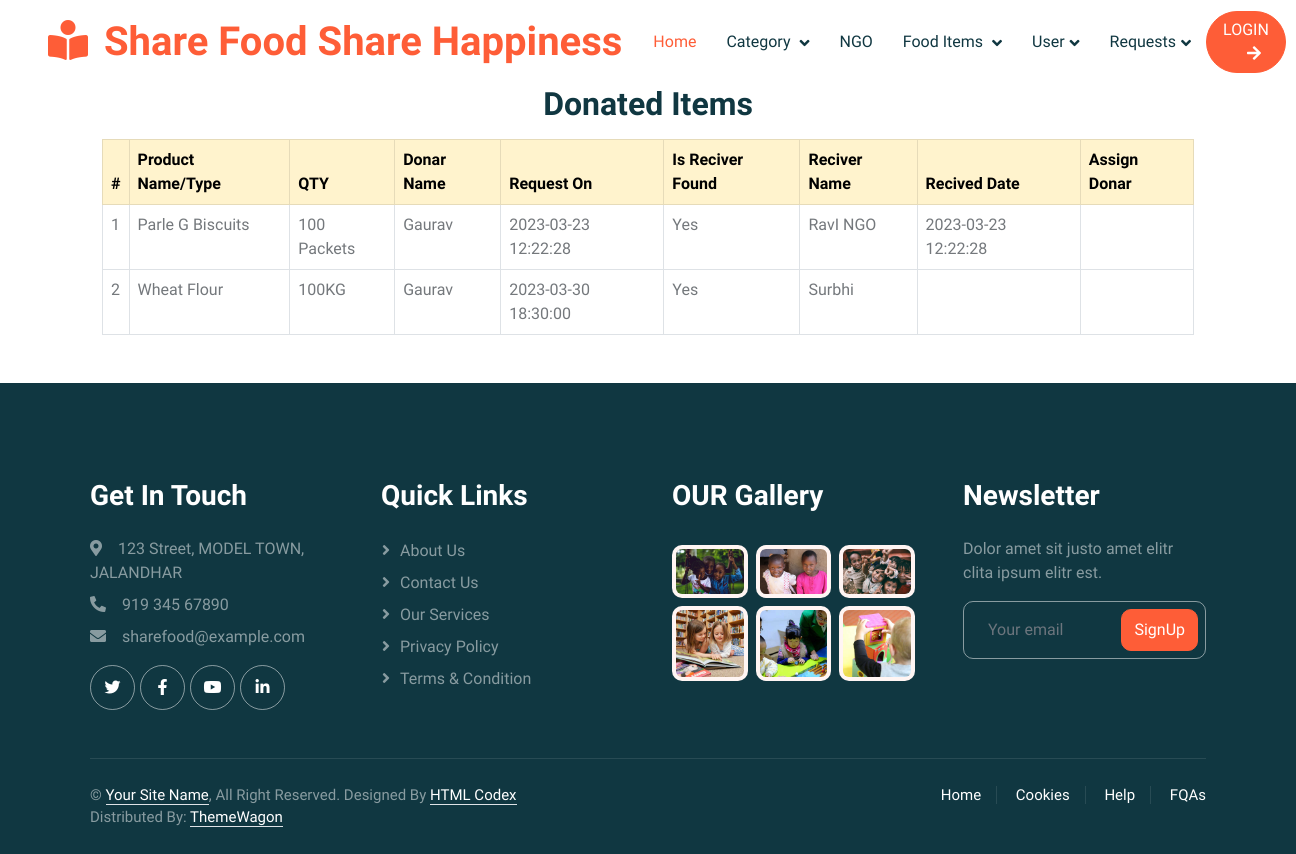
Page /donaterequest.php on the committed database.
### tables this page shows
CREATE TABLE `donate_request` (
  `id` int(11) NOT NULL,
  `categoryId` int(11) NOT NULL,
  `foodId` int(11) NOT NULL,
  `qty` varchar(199) NOT NULL,
  `donarId` int(11) DEFAULT NULL,
  `donationDate` timestamp NULL DEFAULT NULL,
  `recieverId` int(11) DEFAULT NULL,
  `isDonateRequest` int(11) NOT NULL DEFAULT 0,
  `isRequest` int(11) NOT NULL DEFAULT 0,
  `requestDate` timestamp NULL DEFAULT NULL,
  `isPending` tinyint(4) NOT NULL DEFAULT 1,
  `createdAt` timestamp NOT NULL DEFAULT current_timestamp()
);

CREATE TABLE `food_items` (
  `id` int(11) NOT NULL,
  `category` int(11) NOT NULL,
  `item_name` varchar(50) NOT NULL,
  `image` varchar(50) NOT NULL,
  `description` varchar(200) NOT NULL,
  `created_at` timestamp NOT NULL DEFAULT current_timestamp() ON UPDATE current_timestamp()
);

CREATE TABLE `donar_receiver` (
  `id` int(11) NOT NULL,
  `name` varchar(100) NOT NULL,
  `email` varchar(255) NOT NULL,
  `password` varchar(255) NOT NULL,
  `gender` varchar(255) NOT NULL,
  `image` varchar(255) NOT NULL,
  `contact` int(11) NOT NULL,
  `address` varchar(255) NOT NULL,
  `status` int(11) NOT NULL,
  `isRegisterAsDonar` tinyint(1) NOT NULL DEFAULT 0,
  `isRegisterAsReceiver` tinyint(1) NOT NULL DEFAULT 0
);

### donar_reqlist.php (called while the page is built, shortened)
<?php
    $count = 1;
?>

### donaterequest.php (the view, shortened to what this page needs)
<?php include_once 'admin_header.php'; ?>
<div class="container">
   <h2 class="text-center">Donated Items</h2>
    <div class="container-fluid mt-3">
    <table class="table table-bordered ">
                <thead class="table-warning">
                <tr>
                    <th>#</th>
                    <th>Product Name/Type</th>
                    <th>QTY</th>
                    <th>Donar Name</th>
                    <th>Request On</th>
                    <th>Is Reciver Found</th>
                    <th>Reciver Name</th>
                    <th>Recived Date</th>
                    <th>Assign Donar</th>
                </tr>
                </thead>
                <?php
                include "donar_reqlist.php";
                $q = 'SELECT donate_request.*,food_items.*,dd.*,dr.name as drname, dr.id, donate_request.id as oidd
                FROM `donate_request`
                left join food_items on donate_request.foodId = food_items.id
                left join donar_receiver dd on donate_request.donarId = dd.id
                left join donar_receiver dr on  donate_request.recieverId = dr.id
                 where donate_request.isDonateRequest=1 ';
                $res = mysqli_query($conn, $q);
                while ($data = mysqli_fetch_array($res)) { ?>
                    <tr>
                    <td><?php echo $count; ?></td>
                    <td><?php echo $data['item_name']; ?></td>
                    <td><?php echo $data['qty']; ?></td>
                    <td><?php echo $data['name']; ?></td>
                    <td><?php echo $data['donationDate']; ?></td>
                    <td><?php if($data['isPending']!=1) echo "Yes"; else echo "No"; ?></td>
                    <td><?php echo $data['drname']; ?></td>
                    <td><?php if($data['recieverId']!=0) echo $data['requestDate']; ?></td>
                    <td><?php if($data['recieverId']==0) {
                    }?></td>                                   </tr>
                <?php  $count++;}
                ?>
</table>
    </div>
</div>
<?php include_once 'footer.php'; ?>

### admin_header.php (shortened to what this page needs)
<!DOCTYPE html>
<html lang="en">
<head>
    <link href="https://cdnjs.cloudflare.com/ajax/libs/font-awesome/5.10.0/css/all.min.css" rel="stylesheet">
    <link href="https://cdn.jsdelivr.net/npm/bootstrap-icons@1.4.1/font/bootstrap-icons.css" rel="stylesheet">
    <link href="lib/animate/animate.min.css" rel="stylesheet">
    <link href="lib/owlcarousel/assets/owl.carousel.min.css" rel="stylesheet">
    <link href="css/bootstrap.min.css" rel="stylesheet">
    <link href="css/style.css" rel="stylesheet">
</head>
<body>
    <div class="container-xxl bg-white p-0">
        <nav class="navbar navbar-expand-lg bg-white navbar-light sticky-top px-4 px-lg-5 py-lg-0">
            <a href="index.php" class="navbar-brand">
                <h1 class="m-0 text-primary"><i class="fa fa-book-reader me-3"></i>Share Food Share Happiness</h1>
            </a>
            <div class="collapse navbar-collapse" id="navbarCollapse">
                <div class="navbar-nav mx-auto">
                    <a href="index.php" class="nav-item nav-link active">Home</a>
                    <div class="nav-item dropdown">
                        <a href="#" class="nav-link dropdown-toggle" data-bs-toggle="dropdown">
                            Category
                        </a>
                    </div>
                    <a href="manage_ngo.php" class="nav-item nav-link">NGO</a>
                    <div class="nav-item dropdown">
                        <a href="#" class="nav-link dropdown-toggle" data-bs-toggle="dropdown">
                        Food Items
                        </a>
                    </div>
                    <div class="nav-item dropdown">
                        <a href="#" class="nav-link dropdown-toggle" data-bs-toggle="dropdown">User</a>
                    </div>
                    <div class="nav-item dropdown">
                        <a href="#" class="nav-link dropdown-toggle" data-bs-toggle="dropdown">Requests</a>
                    </div>
                </div>
                <?php
                    if(isset($_SESSION['adminemail'])){
                        echo '<a href="logout.php" class="btn btn-primary rounded-pill px-3 d-none d-lg-block">LOGOUT<i class="fa fa-arrow-right ms-3"></i></a>';
                    }else{
                        echo '<a href="admin_login.php" class="btn btn-primary rounded-pill px-3 d-none d-lg-block">LOGIN<i class="fa fa-arrow-right ms-3"></i></a>';
                    }
                ?>
            </div>
        </nav>

### footer.php
 <div class="container-fluid bg-dark text-white-50 footer pt-5 mt-5 wow fadeIn" data-wow-delay="0.1s">
     <div class="container py-5">
         <div class="row g-5">
             <div class="col-lg-3 col-md-6">
                 <h3 class="text-white mb-4">Get In Touch</h3>
                 <p class="mb-2"><i class="fa fa-map-marker-alt me-3"></i>123 Street, MODEL TOWN, JALANDHAR</p>
                 <p class="mb-2"><i class="fa fa-phone-alt me-3"></i>919 345 67890</p>
                 <p class="mb-2"><i class="fa fa-envelope me-3"></i>sharefood@example.com</p>
                 <div class="d-flex pt-2">
                     <a class="btn btn-outline-light btn-social" href=""><i class="fab fa-twitter"></i></a>
                     <a class="btn btn-outline-light btn-social" href=""><i class="fab fa-facebook-f"></i></a>
                     <a class="btn btn-outline-light btn-social" href=""><i class="fab fa-youtube"></i></a>
                     <a class="btn btn-outline-light btn-social" href=""><i class="fab fa-linkedin-in"></i></a>
                 </div>
             </div>
             <div class="col-lg-3 col-md-6">
                 <h3 class="text-white mb-4">Quick Links</h3>
                 <a class="btn btn-link text-white-50" href="">About Us</a>
                 <a class="btn btn-link text-white-50" href="">Contact Us</a>
                 <a class="btn btn-link text-white-50" href="">Our Services</a>
                 <a class="btn btn-link text-white-50" href="">Privacy Policy</a>
                 <a class="btn btn-link text-white-50" href="">Terms & Condition</a>
             </div>
             <div class="col-lg-3 col-md-6">
                 <h3 class="text-white mb-4">OUR Gallery</h3>
                 <div class="row g-2 pt-2">
                     <div class="col-4">
                         <img class="img-fluid rounded bg-light p-1" src="img/image_5.jpg" alt="">
                     </div>
                     <div class="col-4">
                         <img class="img-fluid rounded bg-light p-1" src="img/image_4.jpg" alt="">
                     </div>
                     <div class="col-4">
                         <img class="img-fluid rounded bg-light p-1" src="img/image_3.jpg" alt="">
                     </div>
                     <div class="col-4">
                         <img class="img-fluid rounded bg-light p-1" src="img/classes-4.jpg" alt="">
                     </div>
                     <div class="col-4">
                         <img class="img-fluid rounded bg-light p-1" src="img/classes-5.jpg" alt="">
                     </div>
                     <div class="col-4">
                         <img class="img-fluid rounded bg-light p-1" src="img/classes-6.jpg" alt="">
                     </div>
                 </div>
             </div>
             <div class="col-lg-3 col-md-6">
                 <h3 class="text-white mb-4">Newsletter</h3>
                 <p>Dolor amet sit justo amet elitr clita ipsum elitr est.</p>
                 <div class="position-relative mx-auto" style="max-width: 400px;">
                     <input class="form-control bg-transparent w-100 py-3 ps-4 pe-5" type="text" placeholder="Your email">
                     <button type="button" class="btn btn-primary py-2 position-absolute top-0 end-0 mt-2 me-2">SignUp</button>
                 </div>
             </div>
         </div>
     </div>
     <div class="container">
         <div class="copyright">
             <div class="row">
                 <div class="col-md-6 text-center text-md-start mb-3 mb-md-0">
                     &copy; <a class="border-bottom" href="#">Your Site Name</a>, All Right Reserved.
Designed By <a class="border-bottom" href="https://htmlcodex.com">HTML Codex</a>
                     <br>Distributed By: <a class="border-bottom" href="https://themewagon.com" target="_blank">ThemeWagon</a>
                 </div>
                 <div class="col-md-6 text-center text-md-end">
                     <div class="footer-menu">
                         <a href="">Home</a>
                         <a href="">Cookies</a>
                         <a href="">Help</a>
                         <a href="">FQAs</a>
                     </div>
                 </div>
             </div>
         </div>
     </div>
 </div>

### css/style.css (style rules this page uses)
:root { --primary: #FE5D37; --light: #FFF5F3; --dark: #103741; }
.btn { font-weight: 500; transition: .5s; }
.btn.btn-primary { color: #FFFFFF; }
h1, h2, h3, h4, .h1, .h2, .h3, .h4, .display-1, .display-2, .display-3, .display-4, .display-5, .display-6 { font-family: 'Lobster Two', cursive; font-weight: 700; }
.navbar .navbar-nav .nav-link { padding: 30px 15px; color: var(--dark); font-weight: 500; outline: none; }
.navbar .navbar-nav .nav-link:hover, .navbar .navbar-nav .nav-link.active { color: var(--primary); }
.navbar.sticky-top { top: -100px; transition: .5s; }
.navbar .dropdown-toggle::after { border: none; content: "\f107"; font-family: "Font Awesome 5 Free"; font-weight: 900; vertical-align: middle; margin-left: 5px; transition: .5s; }
.footer .btn.btn-social { margin-right: 5px; width: 45px; height: 45px; display: flex; align-items: center; justify-content: center; color: #FFFFFF; border: 1px solid rgba(255,255,255,0.5); border-radius: 45px; transition: .3s; }
.footer .btn.btn-link { display: block; margin-bottom: 5px; padding: 0; text-align: left; font-size: 16px; font-weight: normal; text-transform: capitalize; transition: .3s; }
.footer .btn.btn-link::before { position: relative; content: "\f105"; font-family: "Font Awesome 5 Free"; font-weight: 900; margin-right: 10px; }
.footer .form-control { border-color: rgba(255,255,255,0.5); }
.footer .copyright { padding: 25px 0; font-size: 15px; border-top: 1px solid rgba(256, 256, 256, .1); }
.footer .copyright a { color: #FFFFFF; }
.footer .footer-menu a { margin-right: 15px; padding-right: 15px; border-right: 1px solid rgba(255, 255, 255, .1); }
.footer .footer-menu a:last-child { margin-right: 0; padding-right: 0; border-right: none; }

### rows in the picture
donate_request: food_items.item_name "Parle G Biscuits", qty "100 Packets", donar_receiver.name "Gaurav", donationDate "2023-03-23 12:22:28", isPending "Yes", donar_receiver.name "RavI NGO", requestDate "2023-03-23 12:22:28"
donate_request: food_items.item_name "Wheat Flour", qty "100KG", donar_receiver.name "Gaurav", donationDate "2023-03-30 18:30:00", isPending "Yes", donar_receiver.name "Surbhi"
